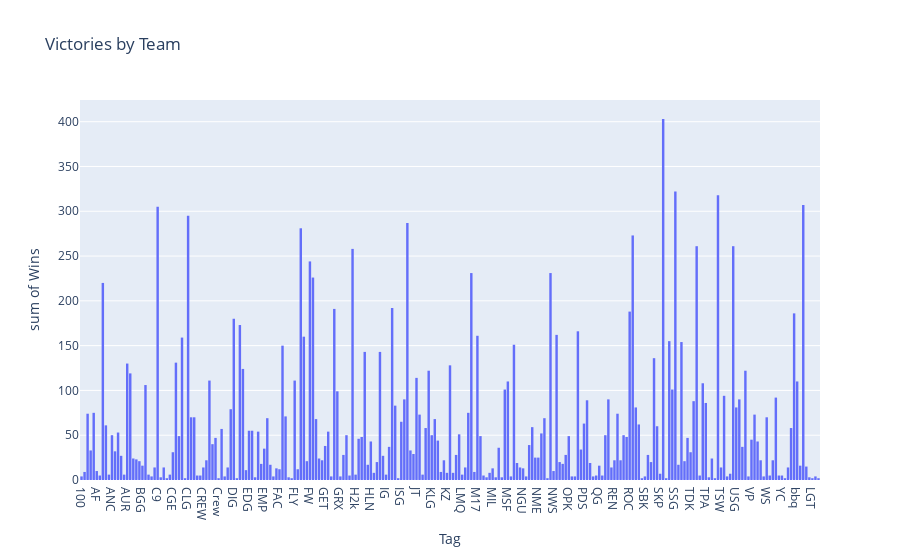

The code cell stored with this chart in its notebook:
### Markdown cell above
Wykres pokazujący liczbę gier danego typu na przestrzeni lat

### Code cell
import plotly.express as px

fig = px.histogram(dfT, "Tag", "Wins" ,title="Victories by Team")
fig.show()

### Figure 1 — Plotly figure (JSON) as saved in the notebook; plotly's stock layout.template omitted (floating-point values rounded to 4 significant figures; data arrays with more than 128 entries replaced by an {"elided": "..."} marker saying what was removed)
{"data": [{"alignmentgroup": "True", "bingroup": "x", "histfunc": "sum", "hovertemplate": "Tag=%{x}<br>sum of Wins=%{y}<extra></extra>", "legendgroup": "", "marker": {"color": "#636efa", "pattern": {"shape": ""}}, "name": "", "offsetgroup": "", "orientation": "v", "showlegend": false, "type": "histogram", "x": {"elided": "246 str values"}, "xaxis": "x", "y": {"elided": "246 int values"}, "yaxis": "y"}], "layout": {"barmode": "relative", "legend": {"tracegroupgap": 0}, "title": {"text": "Victories by Team"}, "xaxis": {"anchor": "y", "domain": [0, 1], "title": {"text": "Tag"}}, "yaxis": {"anchor": "x", "domain": [0, 1], "title": {"text": "sum of Wins"}}}}
